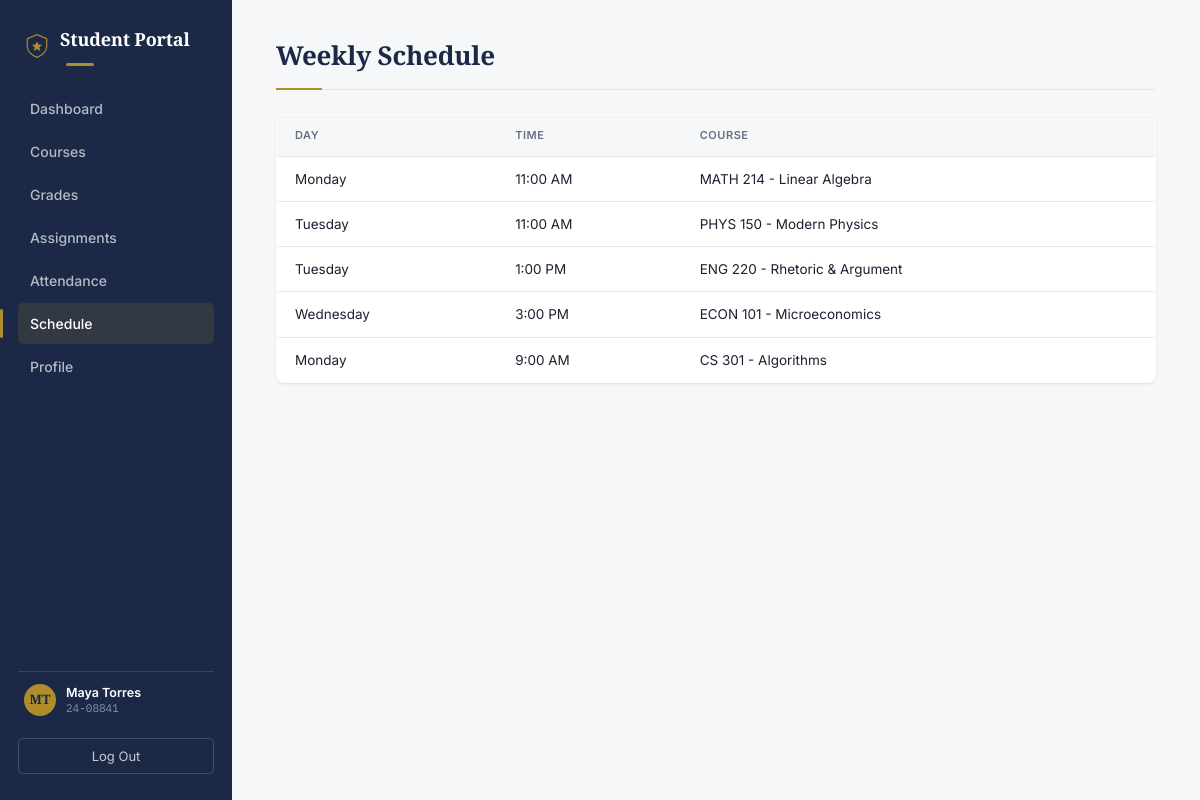
Screenshot of /schedule/ (signed in) with the database file from the repository.
### portal/models.py (models this page shows, shortened)
class Student(models.Model):
    user = models.OneToOneField(User, on_delete=models.CASCADE)
    student_id = models.CharField(max_length=20)
    major = models.CharField(max_length=100, blank=True)

class ScheduleSlot(models.Model):
    DAY_CHOICES = [
        ("Mon", "Monday"), ("Tue", "Tuesday"), ("Wed", "Wednesday"),
        ("Thu", "Thursday"), ("Fri", "Friday"),
    ]
    course = models.ForeignKey(Course, on_delete=models.CASCADE)
    day = models.CharField(max_length=3, choices=DAY_CHOICES)
    time = models.CharField(max_length=20)  # kept as text for simplicity, e.g. "9:00 AM"

class Course(models.Model):
    code = models.CharField(max_length=20)       # e.g. "CS 301"
    title = models.CharField(max_length=200)      # e.g. "Algorithms"
    credits = models.IntegerField(default=3)
    teacher = models.ForeignKey(
        Teacher, on_delete=models.SET_NULL, null=True, blank=True, related_name="courses"
    )

### portal/views.py (the view)
# urls.py: path("schedule/", views.schedule, name="schedule"),
@login_required
@student_required
def schedule(request):
    student = _get_student(request.user)
    course_ids = student.enrollments.values_list("course_id", flat=True)
    slots = ScheduleSlot.objects.filter(course_id__in=course_ids).select_related("course").order_by("time", "day")
    return render(request, "portal/schedule.html", {"slots": slots})

### portal/context_processors.py (called while the page is built)
def student_context(request):
    if not request.user.is_authenticated:
        return {}
    context = {}
    try:
        context["current_student"] = Student.objects.get(user=request.user)
    except Student.DoesNotExist:
        pass
    try:
        context["current_teacher"] = Teacher.objects.get(user=request.user)
    except Teacher.DoesNotExist:
        pass
    return context

### portal/views.py (called while the page is built)
def _get_student(user):
    return get_object_or_404(Student, user=user)

def student_required(view_func):
    @wraps(view_func)
    def wrapper(request, *args, **kwargs):
        if not Student.objects.filter(user=request.user).exists():
            if Teacher.objects.filter(user=request.user).exists():
                messages.info(request, "That page is for student accounts. Here's your teacher dashboard instead.")
                return redirect("teacher_dashboard")
            messages.error(request, "Your account isn't set up as a student or teacher yet.")
            return redirect("login")
        return view_func(request, *args, **kwargs)
    return wrapper

### portal/templates/portal/schedule.html
{% extends "portal/base.html" %}
{% block content %}
  <h1>Weekly Schedule</h1>
  <table>
    <thead>
      <tr><th>Day</th><th>Time</th><th>Course</th></tr>
    </thead>
    <tbody>
      {% for slot in slots %}
        <tr>
          <td>{{ slot.get_day_display }}</td>
          <td>{{ slot.time }}</td>
          <td>{{ slot.course.code }} - {{ slot.course.title }}</td>
        </tr>
      {% empty %}
        <tr><td colspan="3">No classes scheduled yet.</td></tr>
      {% endfor %}
    </tbody>
  </table>
{% endblock %}

### portal/templates/portal/base.html (shortened to what this page needs)
{% load static %}
<!DOCTYPE html>
<html lang="en">
<head>
  <link rel="stylesheet" href="{% static 'portal/style.css' %}" />
</head>
<body>
  <div id="app-page">
    <aside class="sidebar">
      <div class="logo-row">
        <img src="{% static 'portal/logo.svg' %}" alt="" class="logo-mark" />
        <h2 class="logo">Student Portal</h2>
      </div>
      <nav>
        <a class="nav-btn {% if request.resolver_match.url_name == 'dashboard' %}active{% endif %}" href="{% url 'dashboard' %}">Dashboard</a>
        <a class="nav-btn {% if request.resolver_match.url_name == 'courses' %}active{% endif %}" href="{% url 'courses' %}">Courses</a>
        <a class="nav-btn {% if request.resolver_match.url_name == 'grades' %}active{% endif %}" href="{% url 'grades' %}">Grades</a>
        <a class="nav-btn {% if request.resolver_match.url_name == 'assignments' %}active{% endif %}" href="{% url 'assignments' %}">Assignments</a>
        <a class="nav-btn {% if request.resolver_match.url_name == 'attendance' %}active{% endif %}" href="{% url 'attendance' %}">Attendance</a>
        <a class="nav-btn {% if request.resolver_match.url_name == 'schedule' %}active{% endif %}" href="{% url 'schedule' %}">Schedule</a>
        <a class="nav-btn {% if request.resolver_match.url_name == 'profile' %}active{% endif %}" href="{% url 'profile' %}">Profile</a>
      </nav>
      {% if current_student %}
        <div class="sidebar-student">
          <div class="sidebar-avatar">{{ current_student.user.first_name|slice:":1" }}{{ current_student.user.last_name|slice:":1" }}</div>
          <div class="sidebar-student-info">
            <div class="name">{{ current_student.user.get_full_name|default:current_student.user.username }}</div>
            <div class="id">{{ current_student.student_id }}</div>
          </div>
        </div>
      {% endif %}
      <form method="post" action="{% url 'logout' %}">
        <button id="logout-btn" type="submit">Log Out</button>
      </form>
    </aside>
    <main class="content">
      {% block content %}{% endblock %}
    </main>
  </div>
</body>
</html>

### portal/static/portal/style.css (style rules this page uses)
:root { --navy-900: #1B2947; --navy-700: #2E3F66; --gold-600: #B08D2B; --gold-100: #F5EFDD; --paper: #F6F7F9; --card-bg: #FFFFFF; --border: #E3E6EB; --text: #1B2130; --text-muted: #667085; --success: #1F7A4D; --success-bg: #EAF7EF; --danger: #B3261E; --danger-bg: #FBEAE9; --radius: 8px; --radius-sm: 5px; --shadow-card: 0 1px 2px rgba(16, 24, 40, 0.04), 0 1px 3px rgba(16, 24, 40, 0.06); --shadow-raised: 0 4px 12px rgba(16, 24, 40, 0.08); }
* { box-sizing: border-box; }
body { margin: 0; font-family: 'Inter', -apple-system, BlinkMacSystemFont, sans-serif; background: var(--paper); color: var(--text); font-size: 14.5px; line-height: 1.5; -webkit-font-smoothing: antialiased; }
h1, h2, h3 { font-family: 'Source Serif 4', Georgia, serif; font-weight: 600; letter-spacing: -0.01em; margin: 0; color: var(--navy-900); }
a { color: var(--navy-900); text-decoration: none; }
#app-page { display: flex; min-height: 100vh; }
.sidebar { width: 232px; background: var(--navy-900); color: rgba(255,255,255,0.92); padding: 26px 18px; display: flex; flex-direction: column; position: sticky; top: 0; height: 100vh; }
.logo-row { display: flex; align-items: center; gap: 10px; padding: 0 6px; }
.logo-mark { width: 26px; height: 26px; flex-shrink: 0; }
.logo { color: white; font-size: 18px; margin: 0; }
.logo::after { content: ""; display: block; width: 28px; height: 3px; background: var(--gold-600); margin: 10px 0 0 6px; border-radius: 2px; }
.sidebar nav { display: flex; flex-direction: column; gap: 2px; flex: 1; margin-top: 22px; }
.nav-btn { text-align: left; padding: 10px 12px; border: none; background: none; border-radius: var(--radius-sm); font-size: 14px; font-weight: 500; color: rgba(255,255,255,0.68); cursor: pointer; font-family: inherit; position: relative; transition: background 0.12s ease, color 0.12s ease; }
.nav-btn.active { background: rgba(176,141,43,0.16); color: white; }
.nav-btn.active::before { content: ""; position: absolute; left: -18px; top: 6px; bottom: 6px; width: 3px; background: var(--gold-600); border-radius: 2px; }
.sidebar-student { display: flex; align-items: center; gap: 10px; padding: 12px 6px; margin-top: 14px; border-top: 1px solid rgba(255,255,255,0.12); }
.sidebar-avatar { width: 32px; height: 32px; border-radius: 50%; background: var(--gold-600); color: var(--navy-900); display: flex; align-items: center; justify-content: center; font-family: 'Source Serif 4', serif; font-weight: 700; font-size: 13px; flex-shrink: 0; }
.sidebar-student-info { font-size: 12.5px; line-height: 1.3; overflow: hidden; }
.sidebar-student-info .name { color: white; font-weight: 600; white-space: nowrap; overflow: hidden; text-overflow: ellipsis; }
.sidebar-student-info .id { color: rgba(255,255,255,0.5); font-family: 'IBM Plex Mono', monospace; font-size: 11px; }
#logout-btn { width: 100%; padding: 9px 12px; margin-top: 10px; border: 1px solid rgba(255,255,255,0.18); background: none; color: rgba(255,255,255,0.75); border-radius: var(--radius-sm); font-size: 13px; font-family: inherit; cursor: pointer; transition: border-color 0.15s ease, color 0.15s ease; }
.content { flex: 1; padding: 36px 44px 60px; max-width: 1100px; }
.content h1 { font-size: 26px; margin-bottom: 4px; }
.content > h1 { padding-bottom: 14px; border-bottom: 1px solid var(--border); margin-bottom: 24px; position: relative; }
.content > h1::after { content: ""; position: absolute; left: 0; bottom: -1px; width: 46px; height: 2px; background: var(--gold-600); }
table { width: 100%; border-collapse: collapse; background: var(--card-bg); border: 1px solid var(--border); border-radius: var(--radius); overflow: hidden; box-shadow: var(--shadow-card); }
th, td { text-align: left; padding: 12px 18px; border-bottom: 1px solid var(--border); font-size: 13.5px; }
th { background: var(--paper); font-size: 11px; font-weight: 600; letter-spacing: 0.05em; text-transform: uppercase; color: var(--text-muted); }
tr:last-child td { border-bottom: none; }

### rows the page displays
Student: user.first_name "M", user.last_name "T", user.get_full_name "Maya Torres", student_id "24-08841"
ScheduleSlot: day "Monday", time "11:00 AM", course.code "MATH 214", course "Linear Algebra"
ScheduleSlot: day "Tuesday", time "11:00 AM", course.code "PHYS 150", course "Modern Physics"
ScheduleSlot: day "Tuesday", time "1:00 PM", course.code "ENG 220", course "Rhetoric & Argument"
ScheduleSlot: day "Wednesday", time "3:00 PM", course.code "ECON 101", course "Microeconomics"
ScheduleSlot: day "Monday", time "9:00 AM", course.code "CS 301", course "Algorithms"
